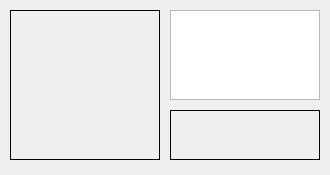
<?xml version="1.0" encoding="UTF-8"?>
<ui version="4.0">
 <class>FichaPersona</class>
 <widget class="QWidget" name="FichaPersona">
  <property name="geometry">
   <rect>
    <x>0</x>
    <y>0</y>
    <width>330</width>
    <height>175</height>
   </rect>
  </property>
  <property name="sizePolicy">
   <sizepolicy hsizetype="Fixed" vsizetype="Fixed">
    <horstretch>0</horstretch>
    <verstretch>0</verstretch>
   </sizepolicy>
  </property>
  <property name="minimumSize">
   <size>
    <width>330</width>
    <height>175</height>
   </size>
  </property>
  <property name="windowTitle">
   <string>Ficha Persona</string>
  </property>
  <widget class="QListWidget" name="personDataLW">
   <property name="geometry">
    <rect>
     <x>170</x>
     <y>10</y>
     <width>150</width>
     <height>90</height>
    </rect>
   </property>
   <property name="sizePolicy">
    <sizepolicy hsizetype="Fixed" vsizetype="Fixed">
     <horstretch>0</horstretch>
     <verstretch>0</verstretch>
    </sizepolicy>
   </property>
   <property name="minimumSize">
    <size>
     <width>100</width>
     <height>90</height>
    </size>
   </property>
  </widget>
  <widget class="QLabel" name="personPhotoL">
   <property name="geometry">
    <rect>
     <x>10</x>
     <y>10</y>
     <width>150</width>
     <height>150</height>
    </rect>
   </property>
   <property name="sizePolicy">
    <sizepolicy hsizetype="Fixed" vsizetype="Fixed">
     <horstretch>0</horstretch>
     <verstretch>0</verstretch>
    </sizepolicy>
   </property>
   <property name="minimumSize">
    <size>
     <width>100</width>
     <height>150</height>
    </size>
   </property>
   <property name="frameShape">
    <enum>QFrame::Box</enum>
   </property>
   <property name="midLineWidth">
    <number>1</number>
   </property>
   <property name="text">
    <string/>
   </property>
  </widget>
  <widget class="QLabel" name="personPhoneL">
   <property name="geometry">
    <rect>
     <x>170</x>
     <y>110</y>
     <width>150</width>
     <height>50</height>
    </rect>
   </property>
   <property name="minimumSize">
    <size>
     <width>150</width>
     <height>50</height>
    </size>
   </property>
   <property name="font">
    <font>
     <pointsize>22</pointsize>
    </font>
   </property>
   <property name="frameShape">
    <enum>QFrame::Box</enum>
   </property>
   <property name="text">
    <string/>
   </property>
   <property name="alignment">
    <set>Qt::AlignCenter</set>
   </property>
  </widget>
 </widget>
 <resources/>
 <connections/>
</ui>
